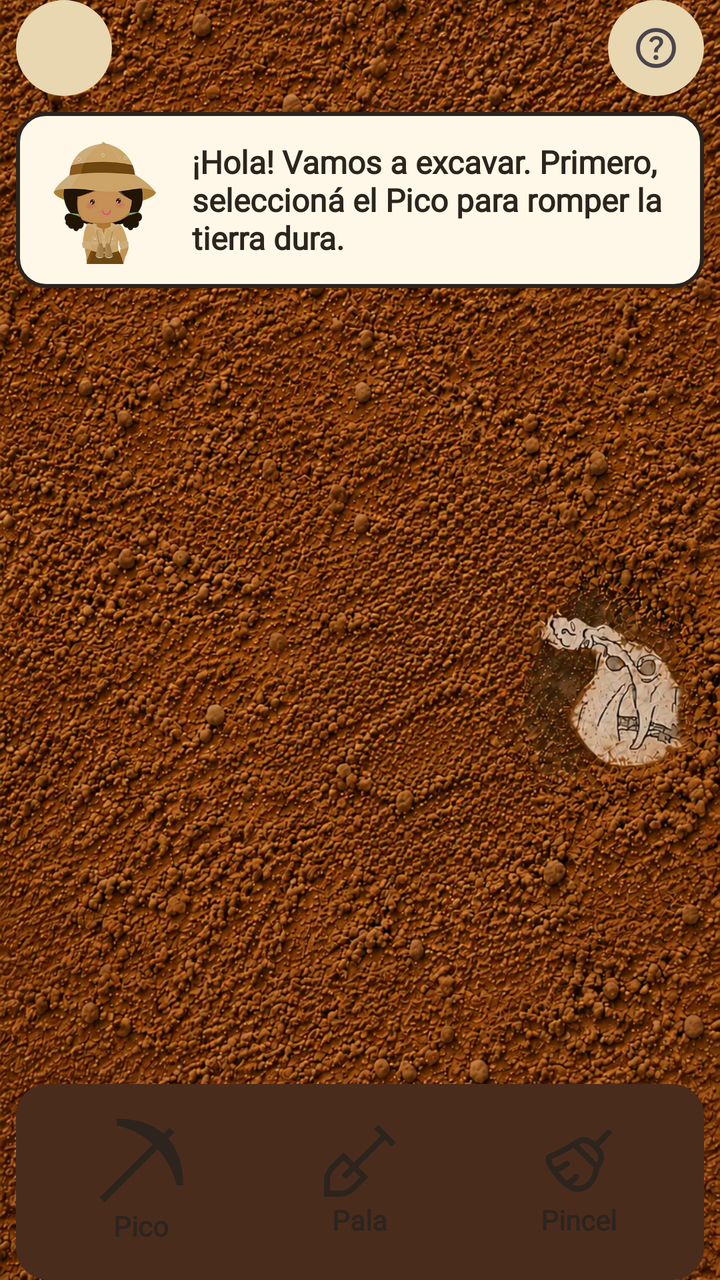
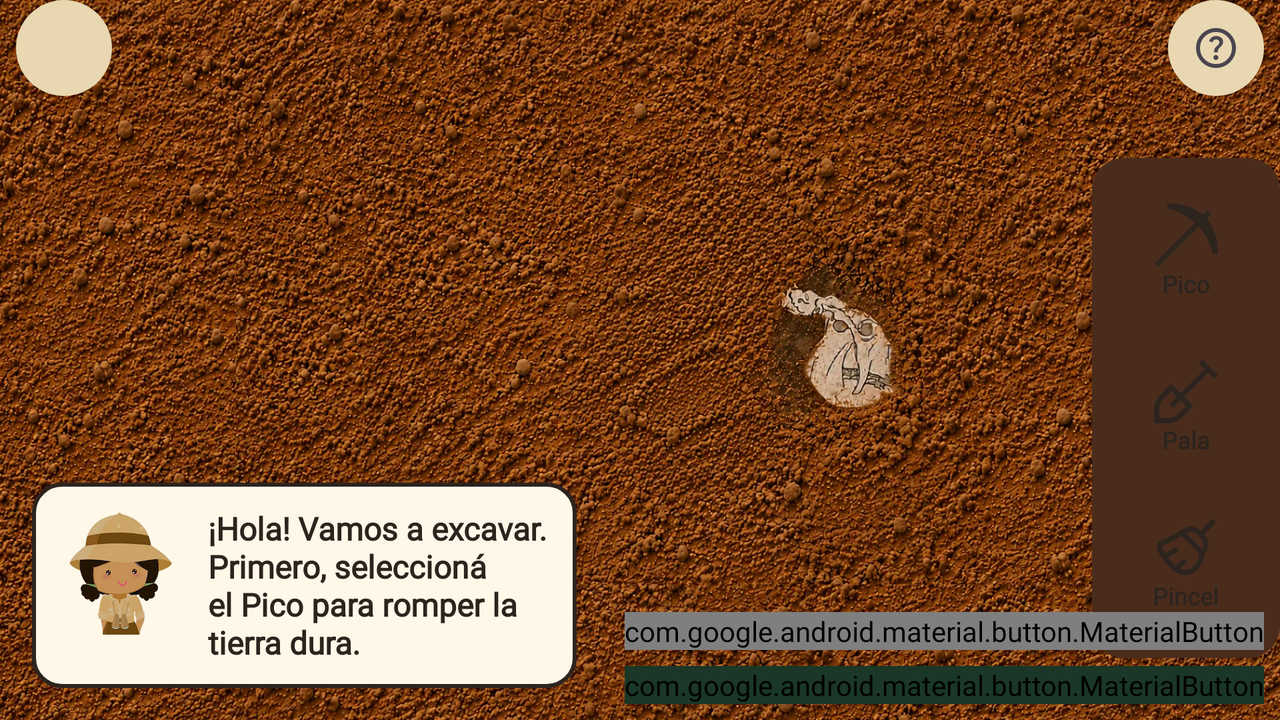

Two renders of one Android screen. The first uses the default layout on a phone; the second uses the alternative layout the repository ships for a different screen configuration, on a matching device. The two XML files are below.
<!-- AndroidManifest.xml: application theme Theme.GliptosApp -->
<!-- res/layout/activity_excavacion.xml -->
<?xml version="1.0" encoding="utf-8"?>
<androidx.constraintlayout.widget.ConstraintLayout
    xmlns:android="http://schemas.android.com/apk/res/android"
    xmlns:app="http://schemas.android.com/apk/res-auto"
    xmlns:tools="http://schemas.android.com/tools"
    android:id="@+id/layoutPrincipal"
    android:layout_width="match_parent"
    android:layout_height="match_parent"
    android:background="?attr/colorAppPrimary"
    tools:context=".ui.excavation.ExcavacionActivity">

    
    <ImageView
        android:id="@+id/imgFosilFondo"
        android:layout_width="0dp"
        android:layout_height="0dp"
        android:scaleType="centerCrop"
        android:src="@drawable/gliptodonte_1"
        android:importantForAccessibility="no"
        app:layout_constraintTop_toTopOf="parent"
        app:layout_constraintBottom_toBottomOf="parent"
        app:layout_constraintStart_toStartOf="parent"
        app:layout_constraintEnd_toEndOf="parent" />

    
    <View
        android:id="@+id/areaExcavacionClick"
        android:layout_width="0dp"
        android:layout_height="0dp"
        android:background="@android:color/transparent"
        android:contentDescription="Zona de excavación. Selecciona la herramienta correcta para desenterrar el fósil."
        app:layout_constraintTop_toBottomOf="@id/contenedorBotonesSuperiores"
        app:layout_constraintBottom_toTopOf="@id/contenedorHerramientas"
        app:layout_constraintStart_toStartOf="parent"
        app:layout_constraintEnd_toEndOf="parent" />

    
    <LinearLayout
        android:id="@+id/contenedorBotonesSuperiores"
        android:layout_width="0dp"
        android:layout_height="wrap_content"
        android:orientation="horizontal"
        android:layout_marginStart="8dp"
        android:layout_marginEnd="8dp"
        android:gravity="center_vertical"
        app:layout_constraintTop_toTopOf="parent"
        app:layout_constraintStart_toStartOf="parent"
        app:layout_constraintEnd_toEndOf="parent">

        
        <ImageButton
            android:id="@+id/btnBack"
            android:layout_width="48dp"
            android:layout_height="48dp"
            android:src="@drawable/ic_arrow_back"
            android:background="@drawable/bg_boton_ra"
            android:contentDescription="Volver" />

        
        <View
            android:layout_width="0dp"
            android:layout_height="1dp"
            android:layout_weight="1" />

        
        <ImageButton
            android:id="@+id/btnInfo"
            android:layout_width="48dp"
            android:layout_height="48dp"
            android:src="@drawable/ic_help"
            android:background="@drawable/bg_boton_ra"
            android:contentDescription="Información"
            />


    </LinearLayout>

    
    <LinearLayout
        android:id="@+id/contenedorKira"
        android:layout_width="0dp"
        android:layout_height="wrap_content"
        android:orientation="horizontal"
        android:layout_marginStart="8dp"
        android:layout_marginEnd="8dp"
        android:layout_marginTop="8dp"
        android:padding="12dp"
        android:background="@drawable/bg_vinieta_redondeada"
        android:focusable="true"
        android:clickable="false"
        android:foreground="?attr/selectableItemBackground"
        app:layout_constraintTop_toBottomOf="@id/contenedorBotonesSuperiores"
        app:layout_constraintStart_toStartOf="parent"
        app:layout_constraintEnd_toEndOf="parent">

        <ImageView
            android:id="@+id/imgKira"
            android:layout_width="64dp"
            android:layout_height="64dp"
            android:src="@drawable/kira"
            android:importantForAccessibility="no" />

        <TextView
            android:id="@+id/txtIndicacionKira"
            android:layout_width="match_parent"
            android:layout_height="wrap_content"
            android:layout_gravity="center_vertical"
            android:layout_marginStart="12dp"
            android:text="¡Hola! Vamos a excavar. Primero, seleccioná el Pico para romper la tierra dura."
            android:textColor="@color/texto1"
            android:textSize="16sp"
            android:textStyle="bold"
            android:accessibilityHeading="true" />
    </LinearLayout>

    
    <LinearLayout
        android:id="@+id/contenedorHerramientas"
        android:layout_width="0dp"
        android:layout_height="wrap_content"
        android:orientation="horizontal"
        android:padding="8dp"
        android:layout_marginStart="8dp"
        android:layout_marginEnd="8dp"
        android:gravity="center"
        android:weightSum="3"
        android:background="@drawable/bg_contenedor_herramientas"
        app:layout_constraintBottom_toBottomOf="parent"
        app:layout_constraintStart_toStartOf="parent"
        app:layout_constraintEnd_toEndOf="parent">

        <LinearLayout
            android:id="@+id/btnPicoContenedor"
            android:layout_width="0dp"
            android:layout_height="wrap_content"
            android:minHeight="70dp"
            android:layout_weight="1"
            android:layout_margin="6dp"
            android:orientation="vertical"
            android:gravity="center"
            android:focusable="true"
            android:clickable="true"
            android:background="@color/selector_fondo_herramienta"
            android:contentDescription="Herramienta Pico">

            <ImageView
                android:layout_width="44dp"
                android:layout_height="42dp"
                android:src="@drawable/ic_pico"
                app:tint="@color/selector_icono_herramienta"
                android:importantForAccessibility="no" />

            <TextView
                android:layout_width="wrap_content"
                android:layout_height="wrap_content"
                android:layout_marginTop="2dp"
                android:text="Pico"
                android:textColor="@color/selector_icono_herramienta"
                android:textSize="14sp"
                android:textStyle="bold"
                android:importantForAccessibility="no"/>
        </LinearLayout>

        <LinearLayout
            android:id="@+id/btnPalaContenedor"
            android:layout_width="0dp"
            android:layout_height="wrap_content"
            android:minHeight="70dp"
            android:layout_weight="1"
            android:layout_margin="6dp"
            android:orientation="vertical"
            android:gravity="center"
            android:focusable="true"
            android:clickable="true"
            android:background="@color/selector_fondo_herramienta"
            android:contentDescription="Herramienta Pala">

            <ImageView
                android:layout_width="36dp"
                android:layout_height="36dp"
                android:src="@drawable/ic_pala"
                app:tint="@color/selector_icono_herramienta"
                android:importantForAccessibility="no" />

            <TextView
                android:layout_width="wrap_content"
                android:layout_height="wrap_content"
                android:layout_marginTop="2dp"
                android:text="Pala"
                android:textColor="@color/selector_icono_herramienta"
                android:textSize="14sp"
                android:textStyle="bold"
                android:importantForAccessibility="no"/>
        </LinearLayout>

        <LinearLayout
            android:id="@+id/btnPincelContenedor"
            android:layout_width="0dp"
            android:layout_height="wrap_content"
            android:minHeight="70dp"
            android:layout_weight="1"
            android:layout_margin="6dp"
            android:orientation="vertical"
            android:gravity="center"
            android:focusable="true"
            android:clickable="true"
            android:background="@color/selector_fondo_herramienta"
            android:contentDescription="Herramienta Pincel">

            <ImageView
                android:layout_width="36dp"
                android:layout_height="36dp"
                android:src="@drawable/ic_pincel"
                app:tint="@color/selector_icono_herramienta"
                android:importantForAccessibility="no" />

            <TextView
                android:layout_width="wrap_content"
                android:layout_height="wrap_content"
                android:layout_marginTop="2dp"
                android:text="Pincel"
                android:textColor="@color/selector_icono_herramienta"
                android:textSize="14sp"
                android:textStyle="bold"
                android:importantForAccessibility="no"/>
        </LinearLayout>

    </LinearLayout>

    <LinearLayout
        android:id="@+id/contenedorAccionesCompletado"
        android:layout_width="wrap_content"
        android:layout_height="wrap_content"
        android:orientation="vertical"
        android:visibility="gone"
        app:layout_constraintBottom_toBottomOf="parent"
        app:layout_constraintEnd_toEndOf="parent"
        app:layout_constraintStart_toStartOf="parent">

        <com.google.android.material.button.MaterialButton
            android:id="@+id/btnVerColeccion"
            android:layout_width="match_parent"
            android:layout_height="wrap_content"
            android:layout_marginBottom="8dp"
            android:text="Colección de fósiles"
            android:textColor="@color/texto3"
            android:textSize="@dimen/texto_boton_medium"
            android:backgroundTint="@color/boton4"
            android:textAllCaps="false"
            android:contentDescription="Ver mi colección de fósiles"
            app:icon="@drawable/ic_coleccion"
            app:iconGravity="textStart"
            app:iconPadding="8dp"
            app:iconTint="@color/texto3"
            app:iconSize="24dp" />

        <com.google.android.material.button.MaterialButton
            android:id="@+id/btnVolverAExcavar"
            android:layout_width="match_parent"
            android:layout_height="wrap_content"
            android:text="Volver a excavar"
            android:textColor="@color/texto3"
            android:textSize="@dimen/texto_boton_medium"
            android:backgroundTint="@color/boton2"
            android:textAllCaps="false"
            android:contentDescription="Reiniciar la excavación de este fósil"
            app:icon="@drawable/ic_pala"
            app:iconGravity="textStart"
            app:iconPadding="8dp"
            app:iconTint="@color/texto3"
            app:iconSize="24dp" />


    </LinearLayout>
</androidx.constraintlayout.widget.ConstraintLayout>
<!-- resources referenced by this layout -->
<resources>
  <color name="boton2">#1A3727</color>
  <color name="texto1">#2D241E</color>
  <dimen name="texto_boton_medium">18sp</dimen>
  <!-- drawable bg_boton_ra (drawable) -->
  <shape xmlns:android="http://schemas.android.com/apk/res/android">
      <solid android:color="@color/boton3"/>
      <corners android:radius="24dp"/>
  </shape>
  <!-- drawable bg_contenedor_herramientas (drawable) -->
  <?xml version="1.0" encoding="utf-8"?>
  <shape xmlns:android="http://schemas.android.com/apk/res/android"
      android:shape="rectangle">
      <solid android:color="?attr/colorAppPrimary" />
  
      <corners android:radius="16dp" />
  
      <padding
          android:left="8dp"
          android:top="8dp"
          android:right="8dp"
          android:bottom="8dp" />
  </shape>
  <!-- drawable bg_vinieta_redondeada (drawable) -->
  <?xml version="1.0" encoding="utf-8"?>
  <shape xmlns:android="http://schemas.android.com/apk/res/android"
      android:shape="rectangle">
      <solid android:color="#FFF8E8" />
  
      <corners android:radius="14dp" />
  
      <stroke
          android:width="2dp"
          android:color="#2D241E" />
  </shape>
  <!-- drawable ic_pala (drawable) -->
  <vector xmlns:android="http://schemas.android.com/apk/res/android" android:width="24dp" android:height="24dp" android:viewportWidth="24" android:viewportHeight="24" android:tint="?attr/colorControlNormal">
      <path android:fillColor="@android:color/white" android:pathData="m22.577,7.324l1.414-1.414L18.09.01l-1.414,1.414,2.243,2.243-8.948,8.948-3.46-3.46-4.307,4.308c-1.421,1.421-2.204,3.311-2.204,5.321v5.218h5.218c2.01,0,3.899-.783,5.321-2.204l4.307-4.307-3.46-3.46,8.948-8.948,2.243,2.243Zm-10.559,10.165l-2.893,2.893c-1.043,1.043-2.431,1.618-3.907,1.618h-3.218v-3.218c0-1.476.575-2.863,1.618-3.907l2.893-2.894,2.046,2.046-2.765,2.765,1.414,1.414,2.765-2.765,2.046,2.046Z"/>
  </vector>
  <!-- drawable ic_pico (drawable) -->
  <vector xmlns:android="http://schemas.android.com/apk/res/android" android:width="24dp" android:height="24dp" android:viewportWidth="24" android:viewportHeight="24" android:tint="?attr/colorControlNormal"><path android:fillColor="@android:color/white" android:pathData="m21.985,18.985c-.684-3.648-2.627-7.284-5.285-10.271L1.489,23.925l-1.414-1.414L15.287,7.299c-2.99-2.665-6.633-4.614-10.287-5.299V0C10.698,0,15.157,1.49,18.331,4.255l1.712-1.712,1.414,1.414-1.713,1.713c2.756,3.173,4.24,7.626,4.24,13.315h-1.999Z"/></vector>
  <style name="Theme.GliptosApp" parent="Base.Theme.GliptosApp">
          <item name="colorAppBackground">@color/vinieta</item>
          <item name="colorAppSurface">@color/fondo_polaroid</item>
          <item name="colorAppPrimary">@color/fondo1</item>
          <item name="colorAppText">@color/texto1</item>
          <item name="colorAppTextSecondary">@color/texto2</item>
          <item name="colorAppButton">@color/boton1</item>
          <item name="colorAppButtonSecondary">@color/boton2</item>
          <item name="colorAppTitle">@color/boton3</item>
          <item name="colorAppSwitchThumb">@color/boton1</item>
          <item name="colorAppSwitchTrack">@color/boton2</item>
          <item name="colorSettingsCard">@color/fondo_card_settings</item>
      </style>
  <color name="boton3">#E8D7B0</color>
  <style name="Base.Theme.GliptosApp" parent="Theme.Material3.DayNight.NoActionBar">
          <item name="android:fontFamily">@font/patrick_hand</item>
          <item name="fontFamily">@font/patrick_hand</item>
      </style>
  <color name="vinieta">#FFF8E8</color>
  <color name="fondo_polaroid">#F4E8CC</color>
  <color name="fondo1">#4A2C1D</color>
  <color name="texto2">#E8D7B0</color>
  <color name="boton1">#3E2A1F</color>
  <!-- some entries are left out for length -->
</resources>
<!-- res/layout-land/activity_excavacion.xml (the repository's variant of the layout above) -->
<!-- drawn on the phone turned sideways -->
<?xml version="1.0" encoding="utf-8"?>
<androidx.constraintlayout.widget.ConstraintLayout
    xmlns:android="http://schemas.android.com/apk/res/android"
    xmlns:app="http://schemas.android.com/apk/res-auto"
    xmlns:tools="http://schemas.android.com/tools"
    android:id="@+id/layoutPrincipal"
    android:layout_width="match_parent"
    android:layout_height="match_parent"
    android:background="?attr/colorAppPrimary">


    
    <ImageView
        android:id="@+id/imgFosilFondo"
        android:layout_width="0dp"
        android:layout_height="0dp"
        android:scaleType="centerCrop"
        android:src="@drawable/gliptodonte_1"
        android:importantForAccessibility="no"
        app:layout_constraintTop_toTopOf="parent"
        app:layout_constraintBottom_toBottomOf="parent"
        app:layout_constraintStart_toStartOf="parent"
        app:layout_constraintEnd_toEndOf="parent" />

    
    <View
        android:id="@+id/areaExcavacionClick"
        android:layout_width="0dp"
        android:layout_height="0dp"
        android:background="@android:color/transparent"
        android:contentDescription="Zona de excavación. Selecciona la herramienta correcta para desenterrar el fósil."
        app:layout_constraintTop_toTopOf="parent"
        app:layout_constraintBottom_toBottomOf="parent"
        app:layout_constraintStart_toStartOf="parent"
        app:layout_constraintEnd_toEndOf="parent" />

    <LinearLayout
        android:id="@+id/contenedorBotonesSuperiores"
        android:layout_width="0dp"
        android:layout_height="wrap_content"
        android:orientation="horizontal"
        android:layout_marginStart="8dp"
        android:layout_marginEnd="8dp"
        android:gravity="center_vertical"
        app:layout_constraintTop_toTopOf="parent"
        app:layout_constraintStart_toStartOf="parent"
        app:layout_constraintEnd_toEndOf="parent">

        <ImageButton
            android:id="@+id/btnBack"
            android:layout_width="48dp"
            android:layout_height="48dp"
            android:src="@drawable/ic_arrow_back"
            android:background="@drawable/bg_boton_ra"
            android:contentDescription="Volver" />

        <View
            android:layout_width="0dp"
            android:layout_height="1dp"
            android:layout_weight="1" />

        <ImageButton
            android:id="@+id/btnInfo"
            android:layout_width="48dp"
            android:layout_height="48dp"
            android:src="@drawable/ic_help"
            android:background="@drawable/bg_boton_ra"
            android:contentDescription="Información" />
    </LinearLayout>

    
    <LinearLayout
        android:id="@+id/contenedorHerramientas"
        android:layout_width="wrap_content"
        android:layout_height="wrap_content"
        android:orientation="vertical"
        android:padding="8dp"
        android:gravity="center"
        android:background="@drawable/bg_contenedor_herramientas"
        app:layout_constraintBottom_toBottomOf="parent"
        app:layout_constraintEnd_toEndOf="parent"
        app:layout_constraintTop_toBottomOf="@id/contenedorBotonesSuperiores">

        <LinearLayout
            android:id="@+id/btnPicoContenedor"
            android:layout_width="70dp"
            android:layout_height="70dp"
            android:layout_margin="4dp"
            android:background="@color/selector_fondo_herramienta"
            android:clickable="true"
            android:contentDescription="Herramienta Pico"
            android:focusable="true"
            android:gravity="center"
            android:orientation="vertical">
            <ImageView
                android:layout_width="32dp"
                android:layout_height="32dp"
                android:importantForAccessibility="no"
                android:src="@drawable/ic_pico"
                app:tint="@color/selector_icono_herramienta" />
            <TextView
                android:layout_width="wrap_content"
                android:layout_height="wrap_content"
                android:importantForAccessibility="no"
                android:text="Pico"
                android:textColor="@color/selector_icono_herramienta"
                android:textSize="12sp"
                android:textStyle="bold" />
        </LinearLayout>

        <LinearLayout
            android:id="@+id/btnPalaContenedor"
            android:layout_width="70dp"
            android:layout_height="70dp"
            android:layout_margin="4dp"
            android:background="@color/selector_fondo_herramienta"
            android:clickable="true"
            android:contentDescription="Herramienta Pala"
            android:focusable="true"
            android:gravity="center"
            android:orientation="vertical">
            <ImageView
                android:layout_width="32dp"
                android:layout_height="32dp"
                android:importantForAccessibility="no"
                android:src="@drawable/ic_pala"
                app:tint="@color/selector_icono_herramienta" />
            <TextView
                android:layout_width="wrap_content"
                android:layout_height="wrap_content"
                android:importantForAccessibility="no"
                android:text="Pala"
                android:textColor="@color/selector_icono_herramienta"
                android:textSize="12sp"
                android:textStyle="bold" />
        </LinearLayout>

        <LinearLayout
            android:id="@+id/btnPincelContenedor"
            android:layout_width="70dp"
            android:layout_height="70dp"
            android:layout_margin="4dp"
            android:background="@color/selector_fondo_herramienta"
            android:clickable="true"
            android:contentDescription="Herramienta Pincel"
            android:focusable="true"
            android:gravity="center"
            android:orientation="vertical">
            <ImageView
                android:layout_width="32dp"
                android:layout_height="32dp"
                android:importantForAccessibility="no"
                android:src="@drawable/ic_pincel"
                app:tint="@color/selector_icono_herramienta" />
            <TextView
                android:layout_width="wrap_content"
                android:layout_height="wrap_content"
                android:importantForAccessibility="no"
                android:text="Pincel"
                android:textColor="@color/selector_icono_herramienta"
                android:textSize="12sp"
                android:textStyle="bold" />
        </LinearLayout>
    </LinearLayout>

    
    <LinearLayout
        android:id="@+id/contenedorAccionesCompletado"
        android:layout_width="wrap_content"
        android:layout_height="wrap_content"
        android:orientation="vertical"
        android:padding="8dp"
        android:gravity="center"

        app:layout_constraintBottom_toBottomOf="parent"
        app:layout_constraintEnd_toEndOf="parent">

        <com.google.android.material.button.MaterialButton
            android:id="@+id/btnVerColeccion"
            android:layout_width="match_parent"
            android:layout_height="wrap_content"
            android:layout_marginBottom="8dp"
            android:text="Colección de fósiles"
            android:textColor="@color/texto3"
            android:textSize="@dimen/texto_boton_medium"
            android:backgroundTint="@color/boton4"
            android:textAllCaps="false"
            android:contentDescription="Ver mi colección de fósiles"
            app:icon="@drawable/ic_coleccion"
            app:iconGravity="textStart"
            app:iconPadding="8dp"
            app:iconTint="@color/texto3"
            app:iconSize="24dp" />

        <com.google.android.material.button.MaterialButton
            android:id="@+id/btnVolverAExcavar"
            android:layout_width="match_parent"
            android:layout_height="wrap_content"
            android:text="Volver a excavar"
            android:textColor="@color/texto3"
            android:textSize="@dimen/texto_boton_medium"
            android:backgroundTint="@color/boton2"
            android:textAllCaps="false"
            android:contentDescription="Reiniciar la excavación de este fósil"
            app:icon="@drawable/ic_pala"
            app:iconGravity="textStart"
            app:iconPadding="8dp"
            app:iconTint="@color/texto3"
            app:iconSize="24dp" />

    </LinearLayout>

    <androidx.constraintlayout.widget.Barrier
        android:id="@+id/barrierAcciones"
        android:layout_width="wrap_content"
        android:layout_height="wrap_content"
        app:barrierDirection="start"
        app:constraint_referenced_ids="contenedorHerramientas,contenedorAccionesCompletado" />

    
    <LinearLayout
        android:id="@+id/contenedorKira"
        android:layout_width="0dp"
        android:layout_height="wrap_content"
        android:orientation="horizontal"
        android:layout_marginStart="16dp"
        android:layout_marginEnd="16dp"
        android:layout_marginBottom="16dp"
        android:padding="12dp"
        android:background="@drawable/bg_vinieta_redondeada"
        android:focusable="true"
        android:clickable="false"
        android:foreground="?attr/selectableItemBackground"
        app:layout_constraintBottom_toBottomOf="parent"
        app:layout_constraintStart_toStartOf="parent"
        app:layout_constraintEnd_toStartOf="@id/barrierAcciones">

        <ImageView
            android:id="@+id/imgKira"
            android:layout_width="64dp"
            android:layout_height="64dp"
            android:src="@drawable/kira"
            android:importantForAccessibility="no" />

        <ScrollView
            android:layout_width="match_parent"
            android:layout_height="wrap_content"
            android:layout_gravity="center_vertical"
            android:layout_marginStart="12dp"
            android:fillViewport="true">
            <TextView
                android:id="@+id/txtIndicacionKira"
                android:layout_width="match_parent"
                android:layout_height="wrap_content"
                android:text="¡Hola! Vamos a excavar. Primero, seleccioná el Pico para romper la tierra dura."
                android:textColor="@color/texto1"
                android:textSize="16sp"
                android:textStyle="bold"
                android:accessibilityHeading="true" />
        </ScrollView>
    </LinearLayout>

</androidx.constraintlayout.widget.ConstraintLayout>
